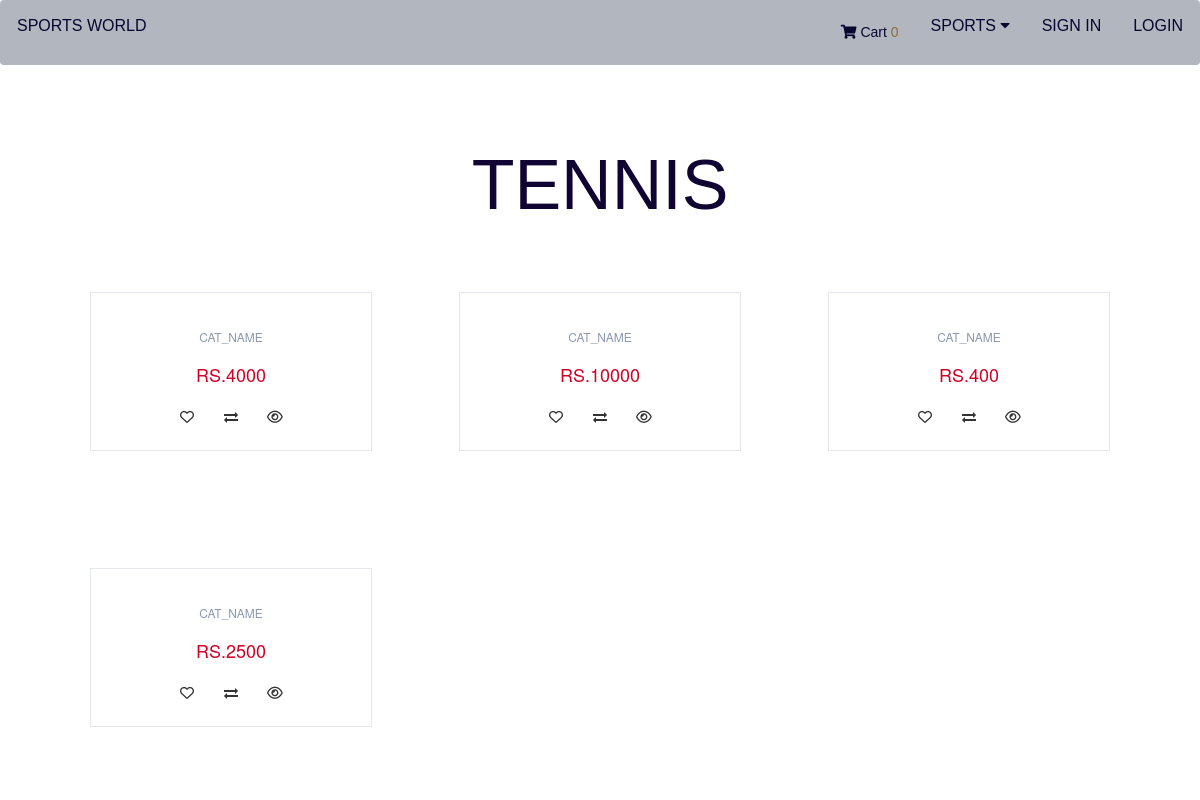
The app's page /tennis.php with its own data.
### tables this page shows
CREATE TABLE `prdt` (
  `prdt_id` varchar(10) NOT NULL,
  `prdt_name` varchar(100) DEFAULT NULL,
  `prdt_specs` varchar(200) DEFAULT NULL,
  `qty_in_stock` int(11) DEFAULT NULL,
  `price` int(11) DEFAULT NULL,
  `catg_id` varchar(10) DEFAULT NULL,
  `sport_name` varchar(100) NOT NULL
);

### tennis.php (the view, shortened to what this page needs)
<!DOCTYPE html>
<html lang="en">
<head>
		<link type="text/css" rel="stylesheet" href="css/bootstrap.min.css"/>
		<link type="text/css" rel="stylesheet" href="css/slick.css"/>
		<link type="text/css" rel="stylesheet" href="css/slick-theme.css"/>
		<link type="text/css" rel="stylesheet" href="css/nouislider.min.css"/>
		<link rel="stylesheet" href="css/font-awesome.min.css">
    <link rel="stylesheet" href="styles.css">
		<link type="text/css" rel="stylesheet" href="css/accountbtn.css"/>
</head>
<body>
<div class="body">
<?php
include 'head.php';
?>
<div class="row" >
      <div class="small-12">
      <div class="product-display" style="margin:5%;">
      <h1>TENNIS</h1>
          <?php
          $product_query = "SELECT * FROM prdt where sport_name='tennis'";
          $run_query = mysqli_query($con,$product_query);
          if(mysqli_num_rows($run_query) > 0){
            while($row = mysqli_fetch_array($run_query)){
              $pro_id    = $row['id'];
              $pro_title = $row['product_name'];
              $pro_price = $row['price'];
              $pro_image = $row['product_image'];
              echo "
                      <div class='col-md-4 col-xs-6' style=' padding:4%;' >
                        <a href='product.php?p=$pro_id'>
                        <div class='product'>
                          <div class='product-img'>
                            <img src='new images/$pro_image' style='max-height:170px;' alt=''>
                          </div></a>
                          <div class='product-body'>
                            <p class='product-category'>cat_name</p>
                            <h3 class='product-name header-cart-item-name'><a href='product.php?p=$pro_id'>$pro_title</a></h3>
                            <h4 class='product-price header-cart-item-info'>RS.$pro_price</h4>
                            <div class='product-btns'>
                              <button class='add-to-wishlist'><i class='fa fa-heart-o'></i><span class='tooltipp'>add to wishlist</span></button>
                              <button class='add-to-compare'><i class='fa fa-exchange'></i><span class='tooltipp'>add to compare</span></button>
                              <button class='quick-view'><i class='fa fa-eye'></i><span class='tooltipp'>quick view</span></button>
                            </div>
                          </div>
                          <div class='add-to-cart'>
                            <button pid='$pro_id' id='product' class='add-to-cart-btn block2-btn-towishlist' href='#'><i class='fa fa-shopping-cart'></i> add to cart</button>
                          </div>
                        </div>
                      </div>
              ";
            }
          }
  ?>
 </body>
</html>

### styles.css (style rules this page uses)
.product { position: relative; margin: 15px 0px; -webkit-box-shadow: 0px 0px 0px 0px #E4E7ED, 0px 0px 0px 1px #E4E7ED; box-shadow: 0px 0px 0px 0px #E4E7ED, 0px 0px 0px 1px #E4E7ED; -webkit-transition: 0.2s all; transition: 0.2s all; }
.product .product-img { position: relative; }
.product .product-body { position: relative; padding: 15px; background-color: #FFF; text-align: center; z-index: 20; }
.product .product-body .product-category { text-transform: uppercase; font-size: 12px; color: #8D99AE; }
.product .product-body .product-price { color: #D10024; font-size: 18px; }
.product .product-body .product-btns>button { position: relative; width: 40px; height: 40px; line-height: 40px; background: transparent; border: none; -webkit-transition: 0.2s all; transition: 0.2s all; }
.product .add-to-cart { position: absolute; left: 1px; right: 1px; bottom: 1px; padding: 15px; background: #1e1f29; text-align: center; -webkit-transform: translateY(0%); -ms-transform: translateY(0%); transform: translateY(0%); -webkit-transition: 0.2s all; transition: 0.2s all; z-index: 2; }
.product .add-to-cart .add-to-cart-btn { position: relative; border: 2px solid transparent; height: 40px; padding: 0 30px; background-color: #ef233c; color: #FFF; text-transform: uppercase; font-weight: 700; border-radius: 40px; -webkit-transition: 0.2s all; transition: 0.2s all; }
.product-display h1 { color: rgb(15, 4, 50); text-align: center; font-family: 'Franklin Gothic Medium', 'Arial Narrow', Arial, sans-serif; font-size: 500%; }

### records on screen
prdt: price "4000"
prdt: price "10000"
prdt: price "400"
prdt: price "2500"
